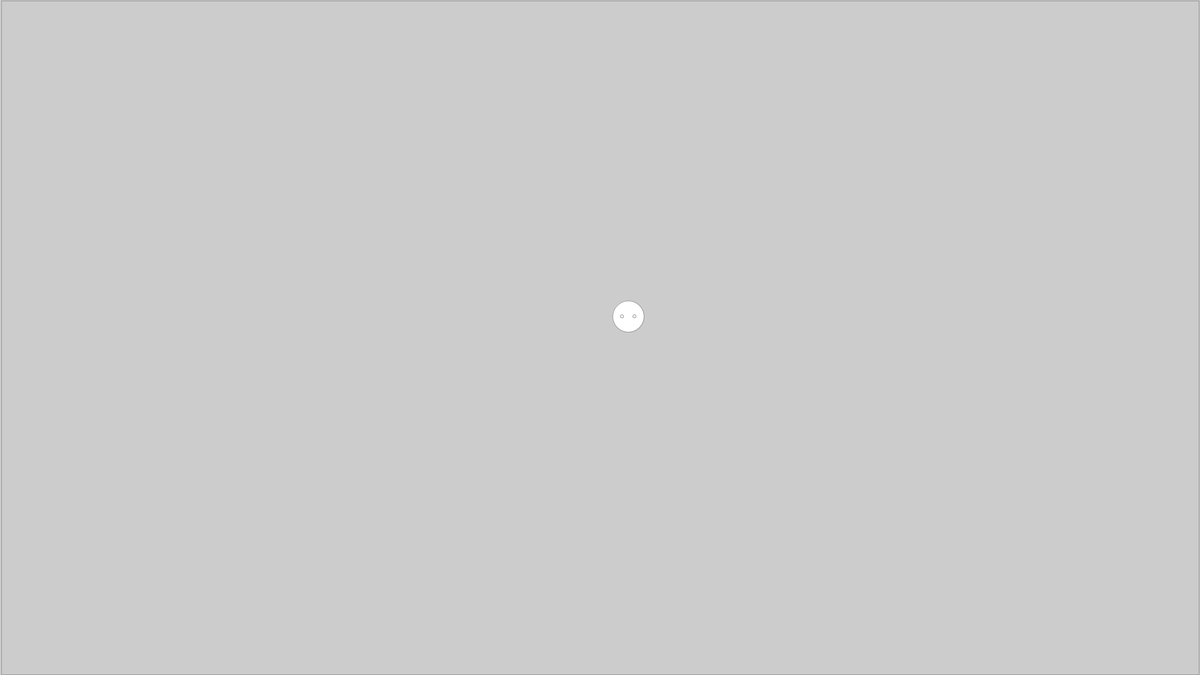
Frame 1 (no input)
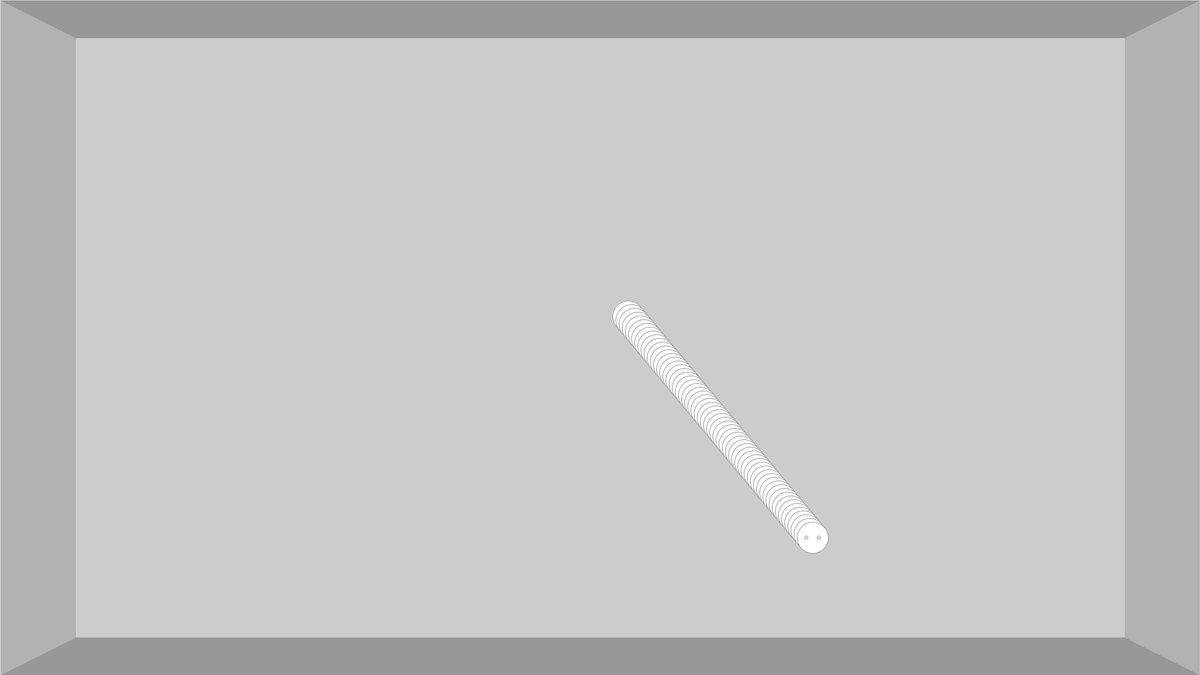
Frame 60 (the mouse pressed at the canvas centre just before this capture)
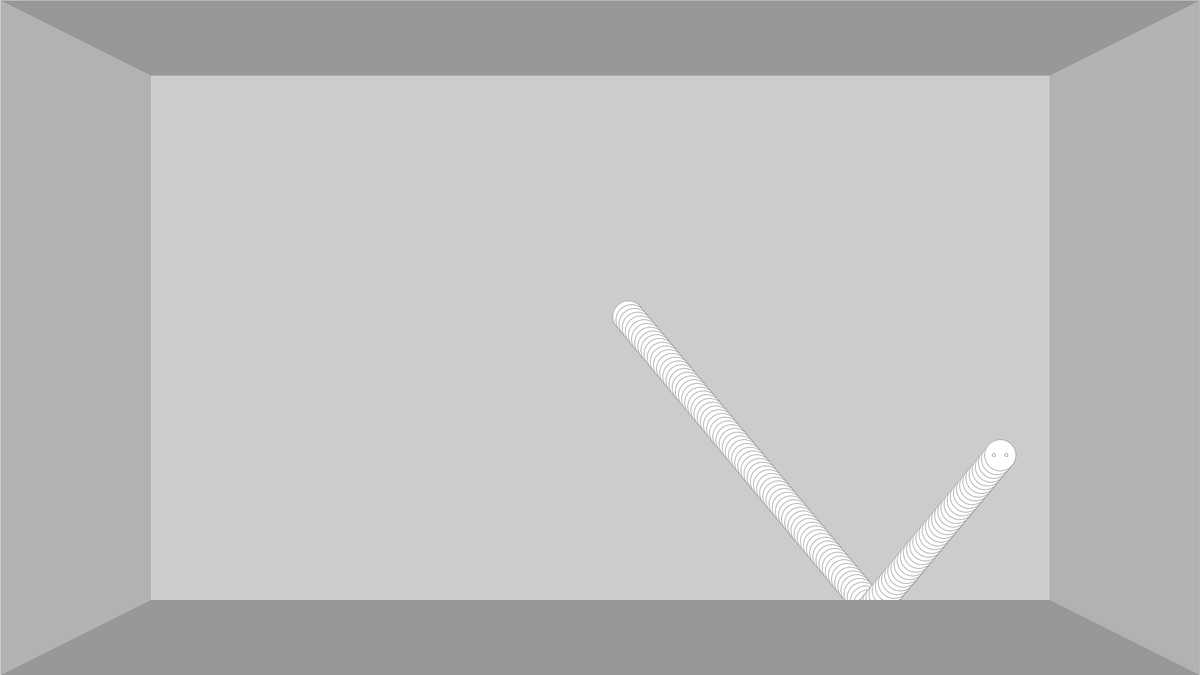
Frame 120 (the mouse held since frame 60 and released just before this capture)

The Processing sketch that drew these frames (run headless with seeded random() and noise(); from frame 60 on, the mouse is pressed at the canvas centre):

// Processing sketch: sketch_190823b
// ── sketch_190823b.pde

float   ballX             = 1000 ,  ballY             = 500;
float   eyeLeftRelativeX  = -10  ,  eyeLeftRelativeY  = 5  ;
float   eyeRightRelativeX = 10   ,  eyeRightRelativeY = 5  ;   
float   speedX            = 5    ,  speedY            = 6  ;
float   ballSize          = 50   ;
float   eyeSize           = 5    ;
float lineVUX = 0    , lineVUY = 0   ;// koordinaterne for boxen 
float lineHUX = 1920 , lineHUY = 0   ;// U = up, D = Down, V = Venstre, H  = Højre
float lineVDX = 0    , lineVDY = 1080;
float lineHDX = 1920 , lineHDY = 1080;


void setup() {  
  size(1920, 1080);
  frameRate(30);
}


void draw() {                         
  ballX             +=speedX    ; 
  ballY             +=speedY    ;
  if (ballY+speedY>lineHUY+ballSize/2){ // Hvis den kommer uden for boxen den ændre retning
    speedY = -speedY;
  }
  if (ballX+speedX>lineHDX-ballSize/2){
    speedX = -speedX;
  }
 if (ballY-speedY<lineHDY-ballSize/2){
     speedY = -speedY;
  } 
  if (ballX+speedX<lineVDX+ballSize/2){
    speedX = -speedX;
  } 
  stroke(152);
  lineVUX += 2 ; lineVUY +=1   ;  //selve linjerne der laver boksen. Jeg har valgt at bruge linjer da jeg syntes at de ville være næmmere and ændre på
  lineHUX -= 2 ; lineHUY +=1   ;
  lineVDX += 2 ; lineVDY -=1   ;
  lineHDX -= 2 ; lineHDY -=1   ;
  clear();
  ellipse(ballX, ballY, ballSize, ballSize);
  ellipse(eyeLeftRelativeX + ballX, ballY, eyeSize,eyeSize); 
  ellipse(eyeRightRelativeX + ballX, ballY, eyeSize,eyeSize);
  line(lineVUX,lineVUY,lineHUX,lineHUY);
  line(lineVUX,lineVUY,lineVDX,lineVDY);
  line(lineHUX,lineHUY,lineHDX,lineHDY);
  line(lineVDX,lineVDY,lineHDX,lineHDY);
}
